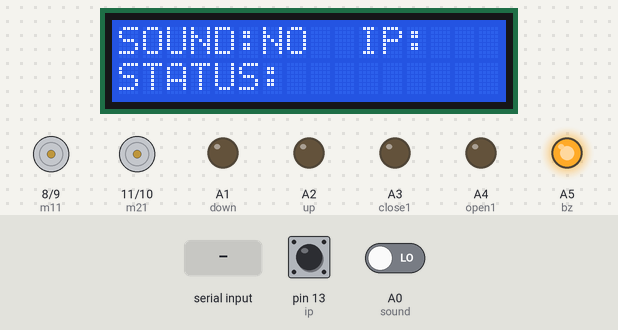
The sketch below on a simulated Arduino Uno, built with avr-gcc and run on an emulated ATmega328P. On the bench: 16×2 character LCD, motor-driver pin pairs drawn as motors (green arrow = first pin HIGH = forward, orange = second pin HIGH = backward, longer = more drive), output pins drawn as LEDs (lit = HIGH). The test bench sets the inputs (shaded band); at power-on: A0 (sound) LOW, pin 13 (ip) HIGH.

Above: at 2.2 s.
2.3 s: "Forward" received over Serial
At 4.8 s:
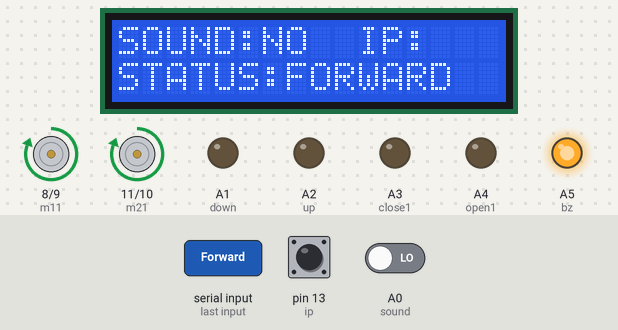
5.1 s: A0 (sound) driven HIGH
At 6.3 s:
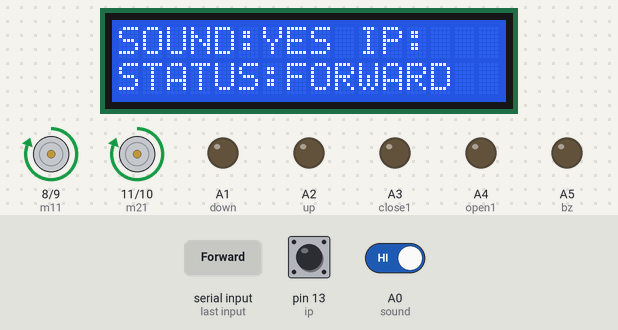
6.7 s: "Backward" received over Serial
At 8.7 s:
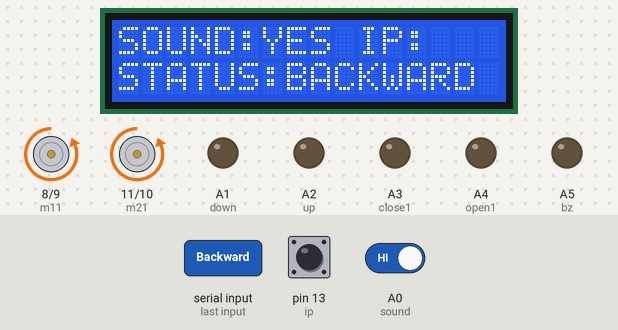
9.7 s: "Left" received over Serial
At 12.3 s:
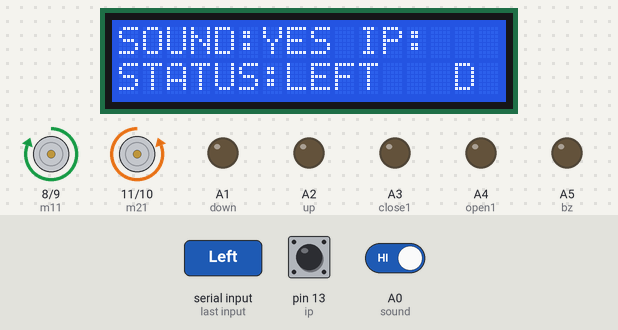
12.7 s: A0 (sound) driven LOW
At 13.8 s:
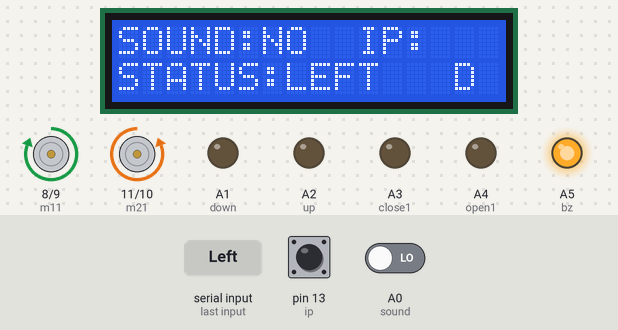
14.7 s: "Right" received over Serial
At 17.1 s:
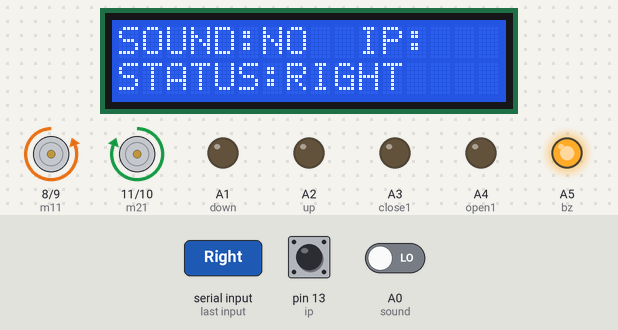
Timing chart, 0 to 18.3 s (numbered marks = the images above; inputs shaded):
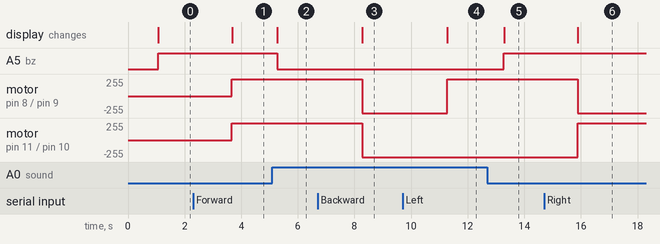

The sketch:

ROVER.MOVEMENT.ino
```cpp
#include <LiquidCrystal.h>
#include <SoftwareSerial.h>
LiquidCrystal lcd(2,3,4,5,6,7);
#define sound A0
const int bz = A5;
const int m11 = 8;
const int m12 = 9;
const int m21 = 11;
const int m22 = 10;
const int up = A2;
const int down =A1;
const int open1 = A4;
const int close1 = A3;
const int ip = 13;
int x,y,s;
void setup()
{
  Serial.begin (115200);
  pinMode(sound,INPUT);
  pinMode(ip,INPUT_PULLUP);
  pinMode(bz, OUTPUT);
  pinMode(m11, OUTPUT);
  pinMode(m12, OUTPUT);
  pinMode(m21, OUTPUT);
  pinMode(m22, OUTPUT);
  pinMode(up, OUTPUT);
  pinMode(down, OUTPUT);
  pinMode(open1, OUTPUT);
  pinMode(close1, OUTPUT);
  stop();
  lcd.begin(16,2);
  lcd.print("WELCOME TO PICK ");
  lcd.setCursor(0,1);
  lcd.print("AND PLACE ROBOT ");
  delay(1000);
  //Serial.print("WELCOME...");
  sensor_note();
 /* forward();
  delay(2000);
  stop();
  backward();
  delay(2000);
  stop();
  left();
  delay(2000);
  stop();
  right();
  delay(2000);
  stop();
  up1();
  delay(2000);
  stop();
  down1();
  delay(2000);
  stop();
  open();
  delay(2000);
  stop();
  close();
  delay(2000);
  stop();*/
}

void loop() {
  x = digitalRead(sound);
  y = digitalRead(ip);
  if(y == LOW)
  {
    if(s < 1)
    Serial.println("1");
    delay(500);
    s=2;
  }
    while(Serial.available()> 0)
    {
      String str = Serial.readString();
      //lcd.setCursor(0,0);
      //lcd.print("SERVER IP");
      str.trim();
      if(s>0)
      {
    lcd.clear();
    lcd.setCursor(0,0);
    lcd.print("SERVER IP");
    lcd.setCursor(0,1);
    lcd.print(str);
    delay(2000);
    s=0;
    sensor_note();
    }
    if(str == "Forward")
    {
    forward();
    }
    if(str == "Backward")
    {
    backward();
    }
    if(str == "Left")
    {
    left();
    }
    if(str == "Right")
    {
    right();
    }
    if(str == "Stop")
    {
    stop();
    }
    if(str == "Up")
    {
    up1();
    }
    if(str == "Down")
    {
    down1();
    }
    if(str == "Open")
    {
    open();
    }
    if(str == "Close")
    {
    close();
    }
  }
  if(x == HIGH )
  {
   digitalWrite(bz, LOW);
   lcd.setCursor(6,0);
   lcd.print("YES ");
   delay(1000);
  }
  else
  {
  digitalWrite(bz, HIGH);
  lcd.setCursor(6,0);
  lcd.print("NO ");
  delay(400);
  }
}
void sensor_note()
{
  lcd.clear();
  lcd.setCursor(0,0);
  lcd.print("SOUND:    IP:");
  lcd.setCursor(0,1);
  lcd.print("STATUS:");
}
void forward()
{
    digitalWrite(bz, LOW);
    digitalWrite(m11, HIGH);
    digitalWrite(m12, LOW);
    digitalWrite(m21, HIGH);
    digitalWrite(m22, LOW);
    lcd.setCursor(7,1);
    lcd.print("FORWARD ");
}
void backward()
{
   digitalWrite(bz, LOW);
    digitalWrite(m11, LOW);
    digitalWrite(m12, HIGH);
    digitalWrite(m21, LOW);
    digitalWrite(m22, HIGH);
    lcd.setCursor(7,1);
    lcd.print("BACKWARD ");
}
void left()
{
    digitalWrite(bz, LOW);
    digitalWrite(m11, HIGH);
    digitalWrite(m12, LOW);
    digitalWrite(m21, LOW);
    digitalWrite(m22, HIGH);
    lcd.setCursor(7,1);
    lcd.print("LEFT   ");
}
void right()
{
    digitalWrite(bz, LOW);
    digitalWrite(m11, LOW);
    digitalWrite(m12, HIGH);
    digitalWrite(m21, HIGH);
    digitalWrite(m22, LOW);
    lcd.setCursor(7,1);
    lcd.print("RIGHT   ");
}
void stop()
{
    digitalWrite(bz, LOW);
    digitalWrite(m11, LOW);
    digitalWrite(m12, LOW);
    digitalWrite(m21, LOW);
    digitalWrite(m22, LOW);
    digitalWrite(up, LOW);
    digitalWrite(down, LOW);
    digitalWrite(open1, LOW);
    digitalWrite(close1, LOW);
    lcd.setCursor(7,1);
    lcd.print("STOP   ");
}
void open()
{
   digitalWrite(bz, LOW);
    digitalWrite(open1, HIGH);
    digitalWrite(close1, LOW);
    lcd.setCursor(7,1);
    lcd.print("OPEN ");
}
void close()
{
    digitalWrite(bz, LOW);
    digitalWrite(open1, LOW);
    digitalWrite(close1, HIGH);
    lcd.setCursor(7,1);
    lcd.print("CLOSE  ");
}
void up1()
{
    digitalWrite(bz, LOW);
    digitalWrite(up, HIGH);
    digitalWrite(down, LOW);
    lcd.setCursor(7,1);
    lcd.print("UP..  ");
}
void down1()
{
    digitalWrite(bz, LOW);
    digitalWrite(up, LOW);
    digitalWrite(down, HIGH);
    lcd.setCursor(7,1);
    lcd.print("DOWN..  ");
}
```

Measured:
- after the input at 2.3 s, motor on pin 8 (m11) / pin 9 (m12), motor on pin 11 (m21) / pin 10 (m22): stopped → forward 255/255 after 1.4 s; the display: changes after 1.4 s (image 1)
- after the input at 5.1 s, A5 (bz): HIGH → LOW after 0.18 s; the display: changes after 0.18 s (image 2)
- after the input at 6.7 s, motor on pin 8 (m11) / pin 9 (m12), motor on pin 11 (m21) / pin 10 (m22): forward 255/255 → backward 255/255 after 1.6 s; the display: changes after 1.6 s (image 3)
- after the input at 9.7 s, motor on pin 8 (m11) / pin 9 (m12): backward 255/255 → forward 255/255 after 1.6 s; the display: changes after 1.6 s (image 4)
- after the input at 12.7 s, A5 (bz): LOW → HIGH after 0.58 s; the display: changes after 0.58 s (image 5)
- after the input at 14.7 s, motor on pin 8 (m11) / pin 9 (m12): forward 255/255 → backward 255/255 after 1.2 s; motor on pin 11 (m21) / pin 10 (m22): backward 255/255 → forward 255/255 after 1.2 s; the display: changes after 1.2 s (image 6)
